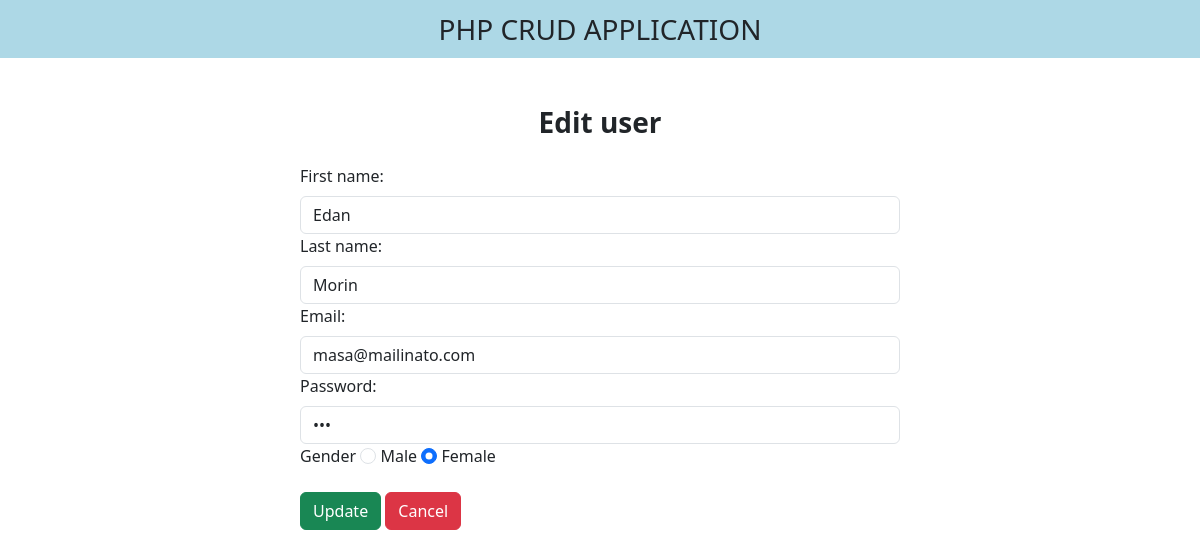
/edit.php?id=26, run on the app's committed database.
### tables this page shows
CREATE TABLE `users` (
  `id` int(11) NOT NULL,
  `fname` varchar(255) NOT NULL,
  `lname` varchar(255) NOT NULL,
  `email` varchar(255) NOT NULL,
  `password` varchar(255) NOT NULL,
  `gender` varchar(255) NOT NULL
);

### edit.php (the view, shortened to what this page needs)
<?php
    $id=$_GET['id'];
?>
<!DOCTYPE html>
<html lang="en">
<head>
    <link href="https://cdn.jsdelivr.net/npm/bootstrap@5.3.0-alpha3/dist/css/bootstrap.min.css"
    rel="stylesheet"
>
    <link rel="stylesheet"
    href="https://cdnjs.cloudflare.com/ajax/libs/font-awesome/6.4.0/css/all.min.css"
 />
</head>
<body>
<nav class="navbar navbar-light justify-content-center fs-3 mb-5">
    PHP CRUD APPLICATION
</nav>
<div class="container">
    <div class="text-center mb-4">
        <h3><b>Edit user</b></h3>
    </div>
    <?php
    require 'connection.php';
$sql="SELECT * FROM users WHERE id=$id LIMIT 1";
$results= mysqli_query($conn,$sql);
$data= mysqli_fetch_assoc($results);
    ?>
<div class="container d-flex justify-content-center">
    <form action="" method="POST"  style="width:50vw; min-height:300px;" class="horizantal-form">
        <div class="row mb-3">
            <div class="col">
                <label class="form-label">First name:</label>
            <input type="text" class="form-control" name="firstname"
            value="<?php echo $data['fname'] ?>">
            <div class="col">
                <label class="form-label">Last name:</label>
            <input type="text" class="form-control" name="lastname"
            value="<?php echo $data['lname'] ?>"
            >
            <div class="col-xs-6">
                <label class="form-label">Email:</label>
            <input type="email" class="form-control" name="email"
            value="<?php echo $data['email'] ?>">
            <div class="col">
                <label class="form-label">Password:</label>
            <input type="password" class="form-control" name="password" value="123" >
            <div class="form-group mb-3">
                <label for="Gender">Gender</label>
            <input type="radio" class="form-check-input" name="gender"
            value="male" id="male" <?php echo ($data['gender']=='male' )?"checked":"";?>>
            <label class="form-label">Male</label>
            <input type="radio" class="form-check-input" name="gender" id="female"
            value="female" <?php echo ($data['gender']=='female' )?"checked":"";?>>
            <label class="form-label">Female</label>
            </div>
        </div>
        </div>
        <div>
    <button type="submit" class="btn btn-success" name="submit"> Update</button>
    <a href="index.php" class="btn btn-danger">Cancel</a>
</div>
    </form>
</body>
</html>

### edit.php (style rules this page uses)
nav { background-color: lightblue; }

### data on the page
users: firstname "Edan", lastname "Morin", email "masa@mailinato.com", gender "☑"
